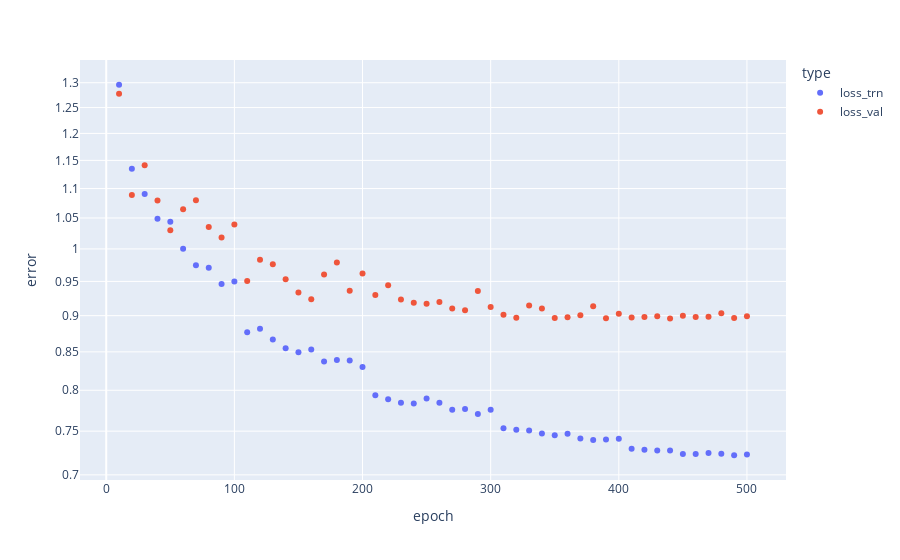

The cell this chart's notebook holds for it:
### Code cell
def plot_progress(trn_path, params):
    df = pd.read_csv(trn_path, index_col=0) # read the results
    df = df[df["params"] == params].set_index("epoch")
    display(df.iloc[-1])
    df = df[["loss_trn", "loss_val"]].stack(future_stack=True) # actually a Series, not a df
    df.index.rename({None: "type"}, inplace=True)
    df = df.rename("error").to_frame().reset_index(drop=False)
    # display(df)
    fig = px.scatter(
        df,
        x = "epoch",
        y = "error",
        color = "type",
        log_y = True,
    )
    fig.show()

plot_progress(
    "results/trn_lequa2022_01.csv",
    "{'classifier__n_features': (256,), 'classifier__lr_init': 0.01, 'classifier__batch_size': 128, 'classifier__activation': 'tanh'}"
)

### Figure 1 — Plotly figure (JSON) as saved in the notebook; plotly's stock layout.template omitted (floating-point values rounded to 4 significant figures)
{"data": [{"hovertemplate": "type=loss_trn<br>epoch=%{x}<br>error=%{y}<extra></extra>", "legendgroup": "loss_trn", "marker": {"color": "#636efa", "symbol": "circle"}, "mode": "markers", "name": "loss_trn", "orientation": "v", "showlegend": true, "type": "scatter", "x": [10, 20, 30, 40, 50, 60, 70, 80, 90, 100, 110, 120, 130, 140, 150, 160, 170, 180, 190, 200, 210, 220, 230, 240, 250, 260, 270, 280, 290, 300, 310, 320, 330, 340, 350, 360, 370, 380, 390, 400, 410, 420, 430, 440, 450, 460, 470, 480, 490, 500], "xaxis": "x", "y": [1.296, 1.135, 1.091, 1.049, 1.044, 1.0, 0.9747, 0.9709, 0.9462, 0.9498, 0.8767, 0.8817, 0.8667, 0.8548, 0.8493, 0.8533, 0.8373, 0.839, 0.8386, 0.8301, 0.7939, 0.7888, 0.7842, 0.7835, 0.7897, 0.7843, 0.7757, 0.7766, 0.7706, 0.7757, 0.7534, 0.7515, 0.7507, 0.7472, 0.7451, 0.7471, 0.7415, 0.7397, 0.7401, 0.7412, 0.7295, 0.7283, 0.7274, 0.7275, 0.7235, 0.7235, 0.7246, 0.7236, 0.722, 0.7229], "yaxis": "y"}, {"hovertemplate": "type=loss_val<br>epoch=%{x}<br>error=%{y}<extra></extra>", "legendgroup": "loss_val", "marker": {"color": "#EF553B", "symbol": "circle"}, "mode": "markers", "name": "loss_val", "orientation": "v", "showlegend": true, "type": "scatter", "x": [10, 20, 30, 40, 50, 60, 70, 80, 90, 100, 110, 120, 130, 140, 150, 160, 170, 180, 190, 200, 210, 220, 230, 240, 250, 260, 270, 280, 290, 300, 310, 320, 330, 340, 350, 360, 370, 380, 390, 400, 410, 420, 430, 440, 450, 460, 470, 480, 490, 500], "xaxis": "x", "y": [1.277, 1.089, 1.141, 1.079, 1.03, 1.065, 1.08, 1.035, 1.018, 1.039, 0.9506, 0.983, 0.9759, 0.9534, 0.9337, 0.9235, 0.9606, 0.9786, 0.9362, 0.962, 0.9298, 0.9442, 0.9234, 0.9187, 0.9171, 0.9198, 0.9102, 0.9078, 0.9357, 0.9125, 0.9012, 0.897, 0.9144, 0.9102, 0.8967, 0.8979, 0.9005, 0.9136, 0.8962, 0.9028, 0.8975, 0.8982, 0.8992, 0.8958, 0.8998, 0.8982, 0.8984, 0.9036, 0.8966, 0.8993], "yaxis": "y"}], "layout": {"autosize": true, "legend": {"title": {"text": "type"}, "tracegroupgap": 0}, "margin": {"t": 60}, "xaxis": {"anchor": "y", "autorange": true, "domain": [0, 1], "range": [-19.72, 529.7], "title": {"text": "epoch"}, "type": "linear"}, "yaxis": {"anchor": "x", "autorange": true, "domain": [0, 1], "range": [-0.1611, 0.1322], "title": {"text": "error"}, "type": "log"}}}
